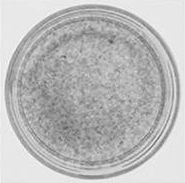
#> input picture data/30867423_2d.png, 185 x 183 px
$ python lowe_rate.py
#> lines starting #> are read from the running program, lines starting #| are printed output that depends on the picture; long printed decimals are rounded
import cv2
import numpy as np
import matplotlib.pyplot as plt

# image1_path = "data/33842604_1b.png"
# image2_path = "data/35593299_3a.png"
image1_path = "data/30867423_2d.png"
image2_path = "data/30867423_6j.png"

# 读取图像
image1 = cv2.imread(image1_path)
#> image1 is the input picture: shape (183, 185, 3); min 84, max 252, mean 186.6
image2 = cv2.imread(image2_path)
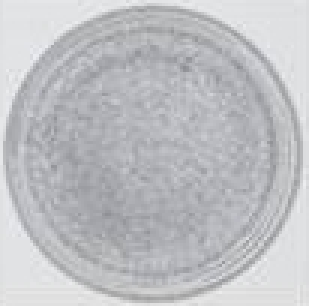
#> input picture data/30867423_6j.png, 103 x 102 px (shown 3 times larger)
#> image2 is the input picture: shape (102, 103, 3); mean B, G, R 195, 191.4, 190.5

# 转换为灰度图像
gray1 = cv2.cvtColor(image1, cv2.COLOR_BGR2GRAY)
gray2 = cv2.cvtColor(image2, cv2.COLOR_BGR2GRAY)

# 使用 SIFT 提取特征
sift = cv2.SIFT_create()
keypoints1, descriptors1 = sift.detectAndCompute(gray1, None)
#> keypoints1 = 365 keypoints; strongest (x, y, size): (111, 42, 2.5), (161, 137, 2), (162, 141, 2.9), (121, 142, 2.1)
keypoints2, descriptors2 = sift.detectAndCompute(gray2, None)
#> keypoints2 = 27 keypoints; strongest (x, y, size): (85, 17, 2), (45, 99, 2), (66, 97, 2.1), (57, 99, 2)

# 使用 FLANN 匹配器进行特征匹配
index_params = dict(algorithm=1, trees=10)  # FLANN 匹配器的参数
search_params = dict(checks=50)  # 搜索的次数
flann = cv2.FlannBasedMatcher(index_params, search_params)
matches = flann.knnMatch(descriptors1, descriptors2, k=2)
#> matches = 365 matches

# 使用 Lowe 的比率测试来过滤匹配
good_matches = []
for m, n in matches:
    if m.distance < 0.7 * n.distance:
        good_matches.append(m)
#> after the loop, good_matches = 14 matches

# 计算相似度
similarity = len(good_matches) / len(keypoints1) if len(keypoints1) > 0 else 0
#> similarity = 0.0384
print(f"匹配到的良好特征点比例: {similarity}")
#| 匹配到的良好特征点比例: 0.03836

# 绘制匹配的特征点
result_image = cv2.drawMatches(image1, keypoints1, image2, keypoints2, good_matches, None,
                               flags=cv2.DrawMatchesFlags_NOT_DRAW_SINGLE_POINTS)
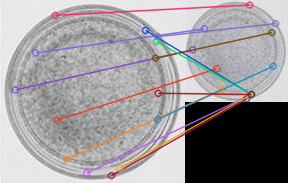
#> result_image: shape (183, 288, 3); mean B, G, R 155.7, 153.3, 156.8

# 显示匹配结果
plt.figure(figsize=(10, 5))
plt.imshow(cv2.cvtColor(result_image, cv2.COLOR_BGR2RGB))
plt.title('Feature Matching with SIFT')
plt.show()
